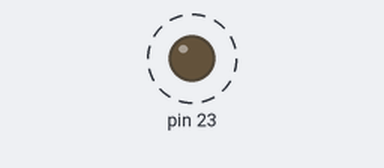
Recording of a sketch running on a simulated Arduino Uno, built with avr-gcc and run on an emulated ATmega328P. Parts: output pins drawn as LEDs (lit = HIGH). Dashed ring = blinking.

Above: at 0.2 s.
Timing chart, 0 to 3.0 s (numbered marks = the images above):
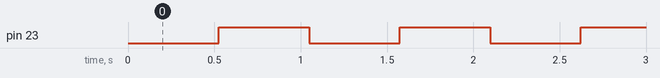

The sketch:

10_ex3.ino
```cpp
#define F_CPU 16000000UL

#include <avr/io.h>
#include <avr/interrupt.h>

#define set_bit(value, bit)   ((value) |= (1 << (bit)))
#define clear_bit(value, bit) ((value) &= ~(1 << (bit)))

volatile int count = 0;
uint8_t state = 0;

// Timer2 오버플로 인터럽트
ISR(TIMER2_OVF_vect) {
  count++;
}

int main(void) {
  // PB7 = Arduino 13번 LED
  set_bit(DDRB, 7);
  clear_bit(PORTB, 7);

  // Timer2 초기화
  TCCR2A = 0x00;
  TCCR2B = 0x00;
  TCNT2 = 0;

  // 🔥 1024 분주 설정 (Timer2는 다름!)
  TCCR2B |= (1 << CS22) | (1 << CS21) | (1 << CS20);

  // 오버플로 인터럽트 허용
  TIMSK2 |= (1 << TOIE2);

  // 전역 인터럽트 허용
  sei();

  while (1) {
    if (count >= 32) {   // 약 0.5초
      count = 0;
      state = !state;

      if (state) {
        set_bit(PORTB, 7);
      } else {
        clear_bit(PORTB, 7);
      }
    }
  }

  return 0;
}
```

Measured:
- by itself, pin 23: alternates HIGH for 0.52 s and LOW for 0.52 s
